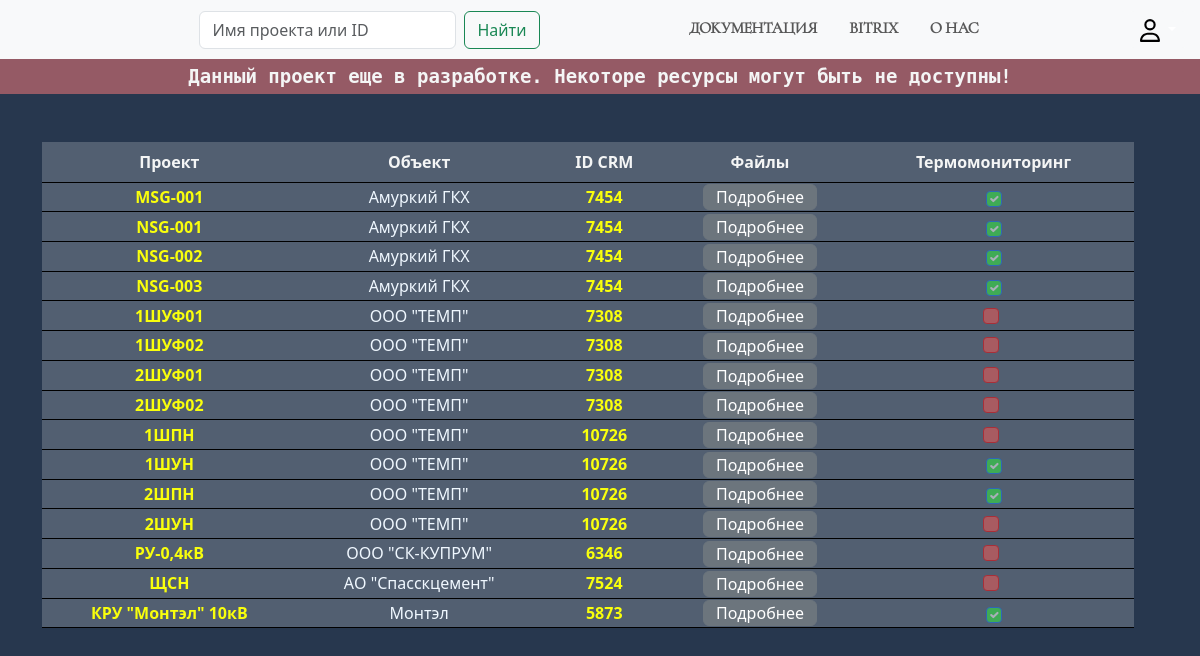
The page / on the database its author committed.
### instruction/models.py (models this page shows, shortened)
class Project(models.Model):
    crm_id = models.CharField(max_length = 10, verbose_name = "ID CRM", db_index = True)
    company = models.CharField(max_length = 120, verbose_name = 'Company')
    project = models.CharField(max_length = 120, verbose_name = "Project", )
    slug = models.SlugField(max_length = 200, verbose_name = "URL", db_index = True, unique = True)
    created_at = models.DateTimeField(auto_now_add = True, verbose_name = "Date created")
    updated_at = models.DateTimeField(auto_now = True, verbose_name = "Date updated")
    description = models.TextField(verbose_name = 'Info', default = ' ', blank = True)
    archive = models.BooleanField(default = False, verbose_name = 'Archive', blank = True)
    class Meta:
        db_table = 'project'
        verbose_name = 'project'
        verbose_name_plural = 'projects'

### instruction/views.py (the view)
# urls.py: path('', ProjectListView.as_view(), name='index'),
class ProjectListView(ListView):
    model = Project
    template_name = 'product/product_list.html'
    context_object_name = 'products'
    def get_context_data(self, **kwargs: Any) -> dict[str, Any]:
        context = super().get_context_data(**kwargs)
        context.update(title = 'Network technologies')
        logger.info(
            f"`{format_name(self.request)}` - Рендеринг шаблона с Projects"
        )
        return context
    def get_queryset(self):
        if not cache.get("products"):
            logger.warning(f'Отсутствует кэш для Projects')
            logger.info(f'Сформирован кэш для Projects')
        products = cache.get_or_set('products', Project.objects.filter(archive=False))
        return products

### instruction/templatetags/devices_tag.py (called while the page is built)
@register.simple_tag(name = 'termo_date')
def termo_date(devices = None):
    for dev in devices:
        if dev.termodate:
            return True

### utils/format_name_uer.py (called while the page is built)
def format_name(request: WSGIRequest) -> str:
    name = str(request.user)
    return name if name != "AnonymousUser" else "Гость"

### templates/product/product_list.html (shortened to what this page needs)
{% extends 'base/base.html' %}
{% load i18n static %}
{% load devices_tag %}
{% block content %}
<div class="container">
    {% if products %}
    {% include 'product/base_product.html' %}
    {% endif %}
{% endblock %}

### templates/product/base_product.html (shortened to what this page needs)
{% load i18n static %}
{% load devices_tag %}
<div class="container overflow-hidden text-center mt-5 row">
    <table class="table_ caption-top" {% if searches %}style="margin-bottom: 100px;"{% endif %}>
        <thead class="table-light">
        <tr>
            <th scope="col">Проект</th>
            <th scope="col">Объект</th>
            <th scope="col">ID CRM</th>
            <th scope="col">Файлы</th>
            <th scope="col">Термомониторинг</th>
        </tr>
        </thead>
        {% for product in products %}
                {% with product.device_set.all as devices %}
                    <tbody>
                    <tr>
                        <td>
                            <a class="project-link"
                            href="{% url 'project:product-detail' product.slug %}">{{ product.project }}</a>
                        </td>
                        <td class="product-list">{{ product.company }}</td>
                        <td>
                            {% url 'project:id_crm-detail' product.crm_id  as crm_id_path %}
                            {% if request.get_full_path == crm_id_path %}
                                {{ product.crm_id }}
                            {% else %}
                                <a class="project-link"
                                    href="{% url 'project:id_crm-detail' product.crm_id %}">
                                {{ product.crm_id }}
                            </a>
                            {% endif %}
                        </td>
                        <td>
                            <button type="button" class="btn btn-secondary py-0" data-bs-toggle="modal" data-bs-target="#{{ product.project}}">
                                Подробнее
                            </button>
                        </td>
                        <td>
                            {% termo_date devices as termo %}
                            {% if termo %}
                                <div class="flex termo-check">
                                    <input class="form-check-input icon-enable" type="checkbox" value=""
                                        id="flexCheckCheckedDisabled" checked
                                        disabled>
                                    {% else %}
                                    <input class="form-check-input icon-disabled" type="checkbox" value=""
                                        id="flexCheckIndeterminateDisabled" disabled>
                                </div>
                            {% endif %}
                        </td>
                    </tr>
                    </tbody>
                {% endwith %}
        {% endfor %}

### static/access/css/style.css (style rules this page uses)
body { background: #27374E url(https://rinecogroup.bitrix24.ru/bitrix/templates/bitrix24/themes/light/video-star-sky/star-sky-poster.jpg) fixed 0 0 no-repeat !important; background-size: cover; }
.flex { display: flex; }
.project-link { color: #f9ff0c; text-decoration: auto; font-weight: 600; }
.icon-enable { background-color: #2ff639 !important; }
.icon-disabled { background-color: #ff5752 !important; border-color: red !important; }
.termo-check, .auth-header { justify-content: center; }
th { padding: 8px 10px; }
.table_ tr { border-bottom: 1px solid black; }
table { color: aliceblue; }
.table-light, h2, span { color: #f4f5f5 !important; }
.table_ { width: 100% !important; margin-bottom: 1rem; vertical-align: top; background: rgba(255, 255, 255, .2); }

### rows shown on the page
Project: project "MSG-001", company "Амуркий ГКХ", crm_id "7454"
Project: project "NSG-001", company "Амуркий ГКХ", crm_id "7454"
Project: project "NSG-002", company "Амуркий ГКХ", crm_id "7454"
Project: project "NSG-003", company "Амуркий ГКХ", crm_id "7454"
Project: project "1ШУФ01", company "ООО \"ТЕМП\"", crm_id "7308"
Project: project "1ШУФ02", company "ООО \"ТЕМП\"", crm_id "7308"
Project: project "2ШУФ01", company "ООО \"ТЕМП\"", crm_id "7308"
Project: project "2ШУФ02", company "ООО \"ТЕМП\"", crm_id "7308"
Project: project "1ШПН", company "ООО \"ТЕМП\"", crm_id "10726"
Project: project "1ШУН", company "ООО \"ТЕМП\"", crm_id "10726"
Project: project "2ШПН", company "ООО \"ТЕМП\"", crm_id "10726"
Project: project "2ШУН", company "ООО \"ТЕМП\"", crm_id "10726"
Project: project "РУ-0,4кВ", company "ООО \"СК-КУПРУМ\"", crm_id "6346"
Project: project "ЩСН", company "АО \"Спасскцемент\"", crm_id "7524"
Project: project "КРУ \"Монтэл\" 10кВ", company "Монтэл", crm_id "5873"
